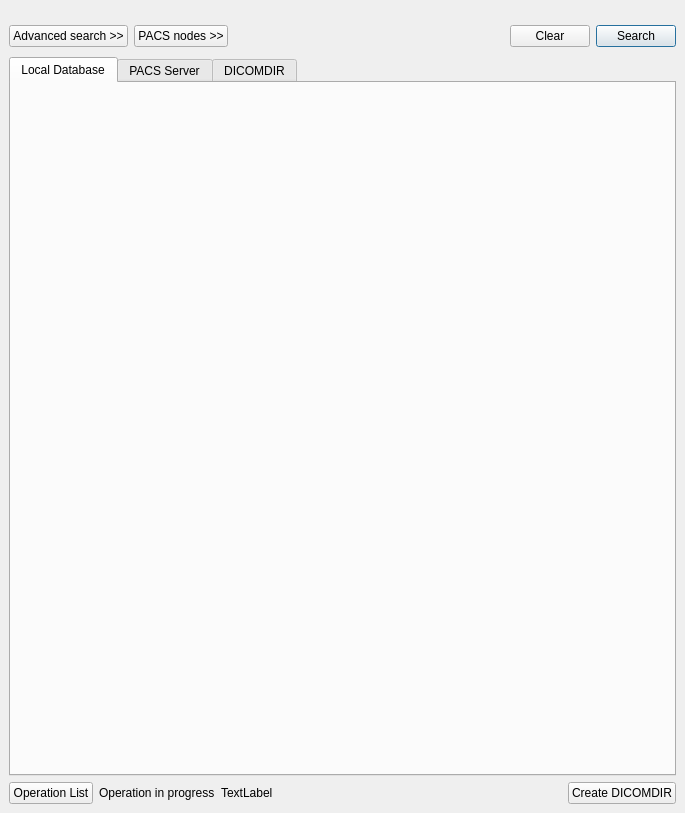
<?xml version="1.0" encoding="UTF-8"?>
<ui version="4.0">
 <class>udg::QueryScreenBase</class>
 <widget class="QDialog" name="udg::QueryScreenBase">
  <property name="geometry">
   <rect>
    <x>0</x>
    <y>0</y>
    <width>685</width>
    <height>813</height>
   </rect>
  </property>
  <property name="windowTitle">
   <string>Query Studies</string>
  </property>
  <property name="windowIcon">
   <iconset resource="../main/main.qrc">
    <normaloff>:/images/icons/folder-dicom.svg</normaloff>:/images/icons/folder-dicom.svg</iconset>
  </property>
  <layout class="QVBoxLayout">
   <property name="spacing">
    <number>6</number>
   </property>
   <property name="leftMargin">
    <number>9</number>
   </property>
   <property name="topMargin">
    <number>9</number>
   </property>
   <property name="rightMargin">
    <number>9</number>
   </property>
   <property name="bottomMargin">
    <number>9</number>
   </property>
   <item>
    <layout class="QHBoxLayout">
     <property name="spacing">
      <number>6</number>
     </property>
     <property name="leftMargin">
      <number>0</number>
     </property>
     <property name="topMargin">
      <number>0</number>
     </property>
     <property name="rightMargin">
      <number>0</number>
     </property>
     <property name="bottomMargin">
      <number>0</number>
     </property>
     <item>
      <layout class="QVBoxLayout">
       <property name="spacing">
        <number>6</number>
       </property>
       <property name="leftMargin">
        <number>0</number>
       </property>
       <property name="topMargin">
        <number>0</number>
       </property>
       <property name="rightMargin">
        <number>0</number>
       </property>
       <property name="bottomMargin">
        <number>0</number>
       </property>
       <item>
        <widget class="udg::QBasicSearchWidget" name="m_qbasicSearchWidget" native="true">
         <property name="sizePolicy">
          <sizepolicy hsizetype="Expanding" vsizetype="Preferred">
           <horstretch>0</horstretch>
           <verstretch>0</verstretch>
          </sizepolicy>
         </property>
        </widget>
       </item>
      </layout>
     </item>
     <item>
      <widget class="udg::QPacsList" name="m_PACSNodes" native="true">
       <property name="sizePolicy">
        <sizepolicy hsizetype="Preferred" vsizetype="Fixed">
         <horstretch>0</horstretch>
         <verstretch>0</verstretch>
        </sizepolicy>
       </property>
      </widget>
     </item>
    </layout>
   </item>
   <item>
    <widget class="udg::QAdvancedSearchWidget" name="m_qadvancedSearchWidget" native="true">
     <property name="sizePolicy">
      <sizepolicy hsizetype="Expanding" vsizetype="Preferred">
       <horstretch>0</horstretch>
       <verstretch>0</verstretch>
      </sizepolicy>
     </property>
    </widget>
   </item>
   <item>
    <layout class="QHBoxLayout">
     <property name="spacing">
      <number>6</number>
     </property>
     <property name="leftMargin">
      <number>0</number>
     </property>
     <property name="topMargin">
      <number>0</number>
     </property>
     <property name="rightMargin">
      <number>0</number>
     </property>
     <property name="bottomMargin">
      <number>0</number>
     </property>
     <item>
      <widget class="QPushButton" name="m_advancedSearchPushButton">
       <property name="text">
        <string>Advanced search &gt;&gt;</string>
       </property>
       <property name="icon">
        <iconset resource="../main/main.qrc">
         <normaloff>:/images/icons/edit-find-replace.svg</normaloff>:/images/icons/edit-find-replace.svg</iconset>
       </property>
       <property name="checkable">
        <bool>true</bool>
       </property>
      </widget>
     </item>
     <item>
      <widget class="QPushButton" name="m_showPACSNodesPushButton">
       <property name="text">
        <string>PACS nodes &gt;&gt;</string>
       </property>
       <property name="icon">
        <iconset resource="../main/main.qrc">
         <normaloff>:/images/icons/document-open-remote.svg</normaloff>:/images/icons/document-open-remote.svg</iconset>
       </property>
       <property name="checkable">
        <bool>true</bool>
       </property>
      </widget>
     </item>
     <item>
      <spacer>
       <property name="orientation">
        <enum>Qt::Horizontal</enum>
       </property>
       <property name="sizeHint" stdset="0">
        <size>
         <width>211</width>
         <height>30</height>
        </size>
       </property>
      </spacer>
     </item>
     <item>
      <widget class="QPushButton" name="m_clearPushButton">
       <property name="text">
        <string>Clear</string>
       </property>
       <property name="icon">
        <iconset resource="../main/main.qrc">
         <normaloff>:/images/icons/edit-clear.svg</normaloff>:/images/icons/edit-clear.svg</iconset>
       </property>
      </widget>
     </item>
     <item>
      <widget class="QPushButton" name="m_searchButton">
       <property name="text">
        <string>Search</string>
       </property>
       <property name="icon">
        <iconset resource="../main/main.qrc">
         <normaloff>:/images/icons/edit-find.svg</normaloff>:/images/icons/edit-find.svg</iconset>
       </property>
       <property name="default">
        <bool>true</bool>
       </property>
       <property name="flat">
        <bool>false</bool>
       </property>
      </widget>
     </item>
    </layout>
   </item>
   <item>
    <widget class="QTabWidget" name="m_tab">
     <property name="enabled">
      <bool>true</bool>
     </property>
     <property name="tabPosition">
      <enum>QTabWidget::North</enum>
     </property>
     <property name="currentIndex">
      <number>0</number>
     </property>
     <widget class="QWidget" name="m_tabCache">
      <attribute name="icon">
       <iconset resource="../main/main.qrc">
        <normaloff>:/images/icons/database-local.svg</normaloff>:/images/icons/database-local.svg</iconset>
      </attribute>
      <attribute name="title">
       <string>Local Database</string>
      </attribute>
      <layout class="QGridLayout">
       <item row="0" column="0">
        <widget class="udg::QInputOutputLocalDatabaseWidget" name="m_qInputOutputLocalDatabaseWidget" native="true">
         <property name="sizePolicy">
          <sizepolicy hsizetype="Expanding" vsizetype="Expanding">
           <horstretch>0</horstretch>
           <verstretch>0</verstretch>
          </sizepolicy>
         </property>
        </widget>
       </item>
      </layout>
     </widget>
     <widget class="QWidget" name="m_tabPacs">
      <attribute name="icon">
       <iconset resource="../main/main.qrc">
        <normaloff>:/images/icons/document-open-remote.svg</normaloff>:/images/icons/document-open-remote.svg</iconset>
      </attribute>
      <attribute name="title">
       <string>PACS Server</string>
      </attribute>
      <layout class="QGridLayout">
       <item row="0" column="0">
        <widget class="udg::QInputOutputPacsWidget" name="m_qInputOutputPacsWidget" native="true">
         <property name="sizePolicy">
          <sizepolicy hsizetype="Expanding" vsizetype="Expanding">
           <horstretch>0</horstretch>
           <verstretch>0</verstretch>
          </sizepolicy>
         </property>
        </widget>
       </item>
      </layout>
     </widget>
     <widget class="QWidget" name="m_tabDicomdir">
      <attribute name="icon">
       <iconset resource="../main/main.qrc">
        <normaloff>:/images/icons/document-open-dicomdir.svg</normaloff>:/images/icons/document-open-dicomdir.svg</iconset>
      </attribute>
      <attribute name="title">
       <string>DICOMDIR</string>
      </attribute>
      <layout class="QGridLayout">
       <item row="0" column="0">
        <widget class="udg::QInputOutputDicomdirWidget" name="m_qInputOutputDicomdirWidget" native="true">
         <property name="sizePolicy">
          <sizepolicy hsizetype="Expanding" vsizetype="Expanding">
           <horstretch>0</horstretch>
           <verstretch>0</verstretch>
          </sizepolicy>
         </property>
        </widget>
       </item>
      </layout>
     </widget>
    </widget>
   </item>
   <item>
    <layout class="QHBoxLayout" name="horizontalLayout">
     <property name="leftMargin">
      <number>0</number>
     </property>
     <property name="topMargin">
      <number>0</number>
     </property>
     <property name="rightMargin">
      <number>0</number>
     </property>
     <property name="bottomMargin">
      <number>0</number>
     </property>
     <item>
      <widget class="QPushButton" name="m_operationListPushButton">
       <property name="text">
        <string>Operation List</string>
       </property>
       <property name="icon">
        <iconset resource="../main/main.qrc">
         <normaloff>:/images/icons/download-later.svg</normaloff>:/images/icons/download-later.svg</iconset>
       </property>
      </widget>
     </item>
     <item>
      <widget class="QLabel" name="m_labelOperation">
       <property name="text">
        <string>Operation in progress</string>
       </property>
      </widget>
     </item>
     <item>
      <widget class="QLabel" name="m_operationAnimation">
       <property name="text">
        <string>TextLabel</string>
       </property>
      </widget>
     </item>
     <item>
      <spacer>
       <property name="orientation">
        <enum>Qt::Horizontal</enum>
       </property>
       <property name="sizeHint" stdset="0">
        <size>
         <width>13</width>
         <height>13</height>
        </size>
       </property>
      </spacer>
     </item>
     <item>
      <widget class="QPushButton" name="m_createDICOMDIRPushButton">
       <property name="text">
        <string>Create DICOMDIR</string>
       </property>
       <property name="icon">
        <iconset resource="../main/main.qrc">
         <normaloff>:/images/icons/folder-new-dicomdir.svg</normaloff>:/images/icons/folder-new-dicomdir.svg</iconset>
       </property>
      </widget>
     </item>
    </layout>
   </item>
  </layout>
 </widget>
 <layoutdefault spacing="6" margin="11"/>
 <customwidgets>
  <customwidget>
   <class>udg::QPacsList</class>
   <extends>QWidget</extends>
   <header>qpacslist.h</header>
   <container>1</container>
  </customwidget>
  <customwidget>
   <class>udg::QAdvancedSearchWidget</class>
   <extends>QWidget</extends>
   <header>qadvancedsearchwidget.h</header>
  </customwidget>
  <customwidget>
   <class>udg::QBasicSearchWidget</class>
   <extends>QWidget</extends>
   <header>qbasicsearchwidget.h</header>
  </customwidget>
  <customwidget>
   <class>udg::QInputOutputDicomdirWidget</class>
   <extends>QWidget</extends>
   <header>qinputoutputdicomdirwidget.h</header>
  </customwidget>
  <customwidget>
   <class>udg::QInputOutputLocalDatabaseWidget</class>
   <extends>QWidget</extends>
   <header>qinputoutputlocaldatabasewidget.h</header>
  </customwidget>
  <customwidget>
   <class>udg::QInputOutputPacsWidget</class>
   <extends>QWidget</extends>
   <header>qinputoutputpacswidget.h</header>
  </customwidget>
 </customwidgets>
 <resources>
  <include location="../main/main.qrc"/>
  <include location="../main/main.qrc"/>
 </resources>
 <connections/>
</ui>
